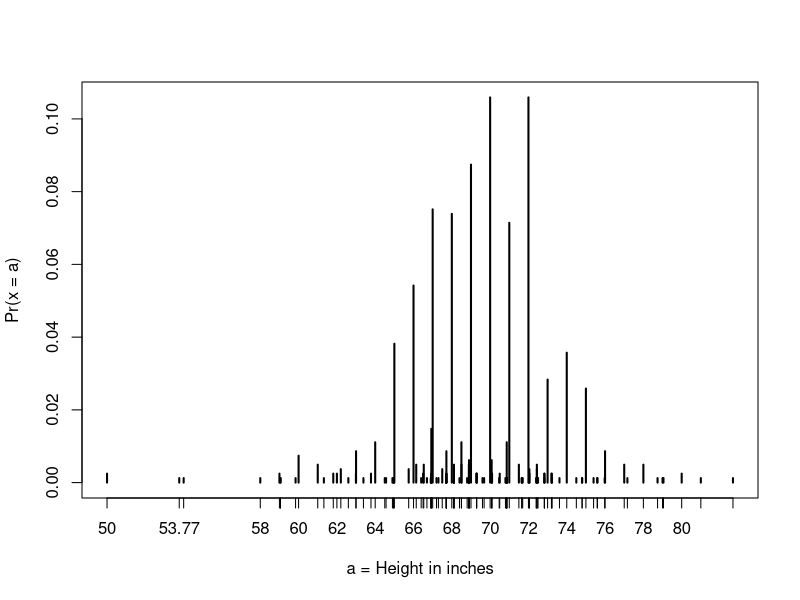
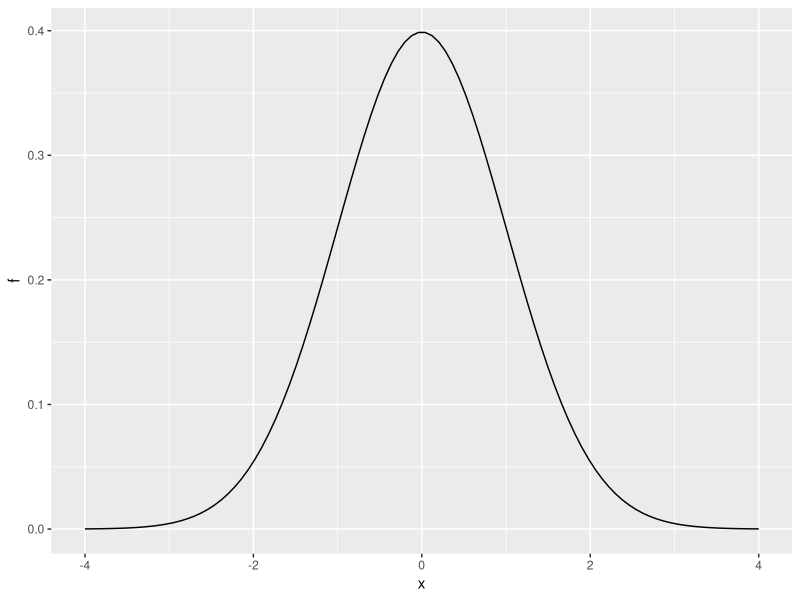
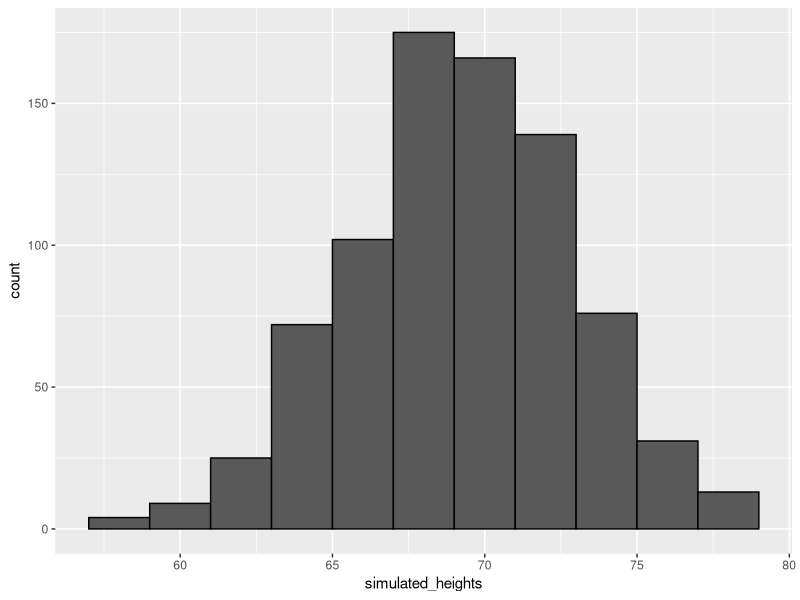
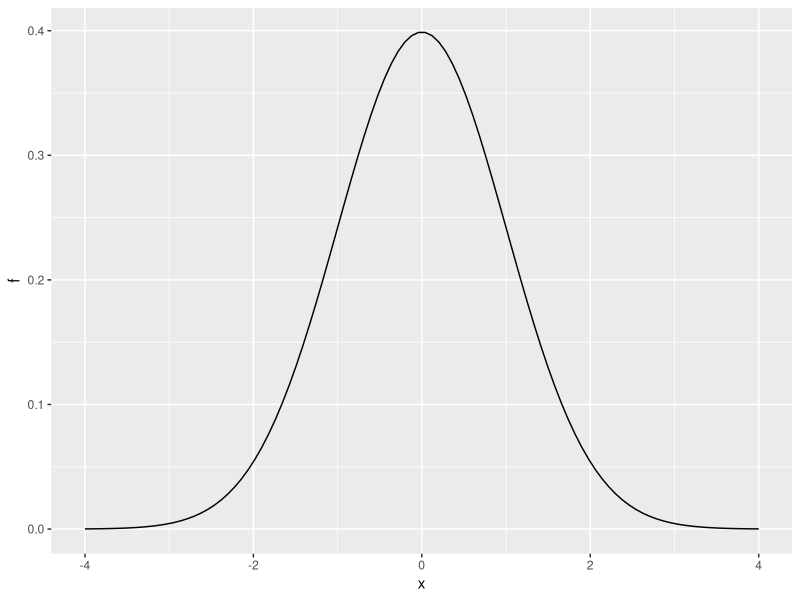
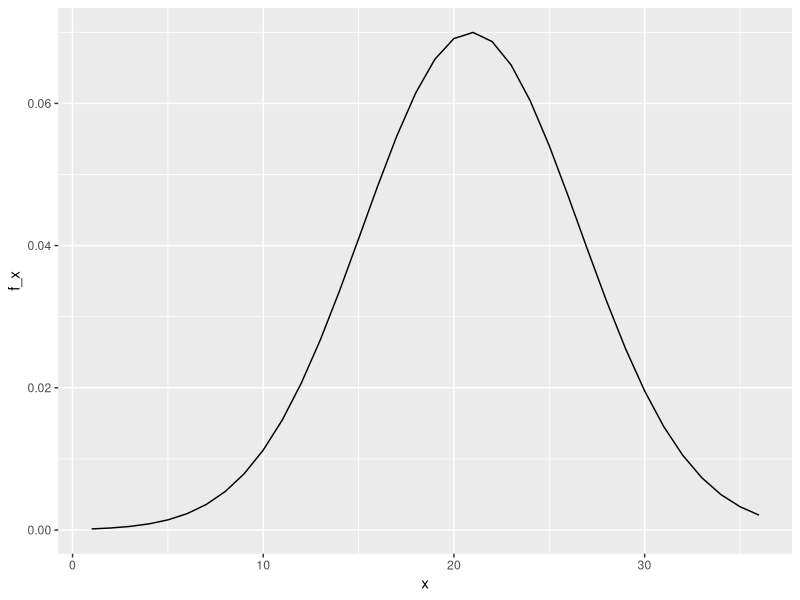

Generate these figures, in order, with R: (Note: this script raises an error after producing the figures.)
#~~~~~~~CONTINUOUS PROBABILITY~~~~~
#define x as the male heights from the dslabs heights dataset
library(tidyverse)
library(dslabs)
data(heights)
x <- heights %>% filter(sex=="Male") %>% pull(height)
#Given a vector x, we can define a function for computing the CDF of x using:
F <- function(a) mean(x <= a)
1 - F(70)    # probability of male taller than 70 inches

#~~~~~~THEORETICAL DISTRIBUTION~~~~~~
#using pnorm() to calculate probabilities
#Given male heights x:
library(tidyverse)
library(dslabs)
data(heights)
x <- heights %>% filter(sex=="Male") %>% pull(height)
#we can estimate the probability that a male is taller than 70.5 inches using:
1 - pnorm(70.5, mean(x), sd(x))

#Discretization and the normal approximation
# plot distribution of exact heights in data
plot(prop.table(table(x)), xlab = "a = Height in inches", ylab = "Pr(x = a)")

# probabilities in actual data over length 1 ranges containing an integer
mean(x <= 68.5) - mean(x <= 67.5)
mean(x <= 69.5) - mean(x <= 68.5)
mean(x <= 70.5) - mean(x <= 69.5)

# probabilities in normal approximation match well
pnorm(68.5, mean(x), sd(x)) - pnorm(67.5, mean(x), sd(x))
pnorm(69.5, mean(x), sd(x)) - pnorm(68.5, mean(x), sd(x))
pnorm(70.5, mean(x), sd(x)) - pnorm(69.5, mean(x), sd(x))

# probabilities in actual data over other ranges don't match normal approx as well
mean(x <= 70.9) - mean(x <= 70.1)
pnorm(70.9, mean(x), sd(x)) - pnorm(70.1, mean(x), sd(x))

#~~~~~~~PROBABILITY DENSITY~~~~~~
library(tidyverse)
x <- seq(-4, 4, length = 100)
data.frame(x, f = dnorm(x)) %>%
  ggplot(aes(x, f)) +
  geom_line()
#note that dnorm() gives the densities for the std normal distrib by default. Probabilites for
#alternative normal distribs w/ mean mu and std dev sigma can be evaluated with
#dnorm(z, mu, sigma)

#~~~~~MONTE CARLO SIMULATION~~~~~
#generating normally distributed random numbers
# define x as male heights from dslabs data
library(tidyverse)
library(dslabs)
data(heights)
x <- heights %>% filter(sex=="Male") %>% pull(height)

# generate simulated height data using normal distribution - both datasets should have n observations
n <- length(x)
avg <- mean(x)
s <- sd(x)
simulated_heights <- rnorm(n, avg, s)

# plot distribution of simulated_heights
data.frame(simulated_heights = simulated_heights) %>%
  ggplot(aes(simulated_heights)) +
  geom_histogram(color="black", binwidth = 2)

#Monte Carlo simulation of tallest person over 7ft
B <- 10000
tallest <- replicate(B, {
  simulated_data <- rnorm(800, avg, s)    # generate 800 normally distributed random heights
  max(simulated_data)    # determine the tallest height
})
mean(tallest >= 7*12)    # proportion of times that tallest person exceeded 7 feet (84 inches)

#~~~~~OTHER CONTINUOUS DISTRIBUTIONS~~~~~~
#Plotting the normal distribution with dnorm
x <- seq(-4, 4, length.out = 100)
data.frame(x, f = dnorm(x)) %>%
  ggplot(aes(x,f)) +
  geom_line()


#~~~~~~~~~ASSESSMENT~~~~~~~~~~~~
set.seed(16)
act_avg = 20.9
act_sd = 5.7
act_scores <- rnorm(10000, act_avg, act_sd)

#1a
mean(act_scores)
#1b
sd(act_scores)
#1c
#how many perfect scores (36)
sum(act_scores >= 36)
#1d
#prob of score greater than 30
mean(act_scores > 30)
#1e
#prob of score less than or equal to 10
mean(act_scores <= 10)

#2
x <- 1:36
data.frame(x, f_x = dnorm(x, 20.9, 5.7)) %>%
  ggplot(aes(x,f_x)) +
  geom_line()

#3a
Z_scores <- (act_scores - mean(act_scores))/sd(act_scores)
mean(Z_scores > 2)
#3b
#what score is represents Z=2
2*sd(act_scores)+mean(act_scores)
#3c
qnorm(0.975, mean(act_scores), sd(act_scores))

#4a
N <- 1:36
score_prob <- function(N){
  mean(act_scores <= N)
}
1-sapply(N,score_prob)
#4b
qnorm(0.95, 20.9, 5.7)
#4c
p <- seq(0.01, 0.99, 0.01)
sample_quantiles <- quantile(act_scores,p)
sample_quantiles
#4d
theoretical_quantiles <- qnorm(p,20.9,5.7)
ggplot(aes(theoretical_quantiles, sample_quantiles))+geom_qq()
